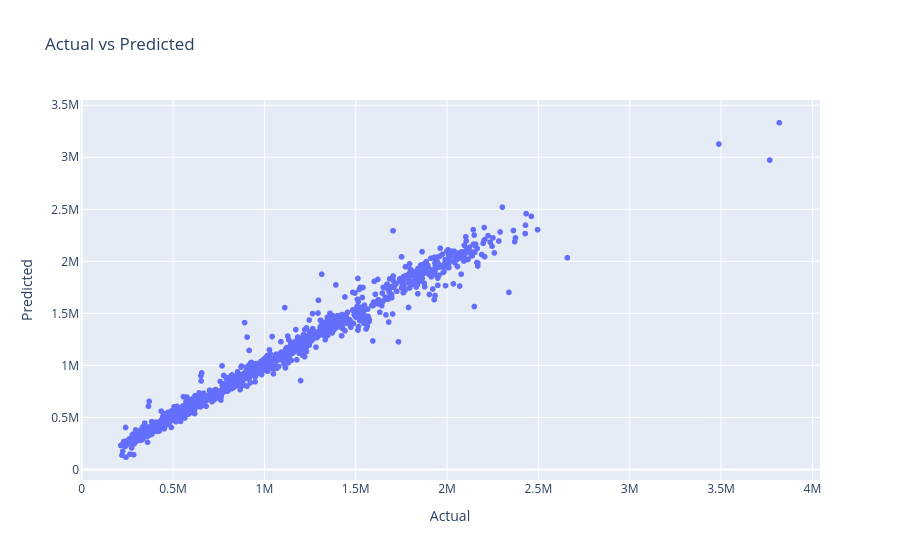

The notebook cell this image was saved under:
### Code cell
fig = px.scatter(x=Y_test, y=y_pred, labels={'x':'Actual', 'y':'Predicted'}, title='Actual vs Predicted')
fig.show()

### Figure 1 — Plotly figure (JSON) as saved in the notebook; plotly's stock layout.template omitted (floating-point values rounded to 4 significant figures; data arrays with more than 128 entries replaced by an {"elided": "..."} marker saying what was removed)
{"data": [{"hovertemplate": "Actual=%{x}<br>Predicted=%{y}<extra></extra>", "legendgroup": "", "marker": {"color": "#636efa", "symbol": "circle"}, "mode": "markers", "name": "", "showlegend": false, "type": "scattergl", "x": {"elided": "1287 float values"}, "xaxis": "x", "y": {"elided": "1287 float values"}, "yaxis": "y"}], "layout": {"legend": {"tracegroupgap": 0}, "title": {"text": "Actual vs Predicted"}, "xaxis": {"anchor": "y", "domain": [0, 1], "title": {"text": "Actual"}}, "yaxis": {"anchor": "x", "domain": [0, 1], "title": {"text": "Predicted"}}}}
